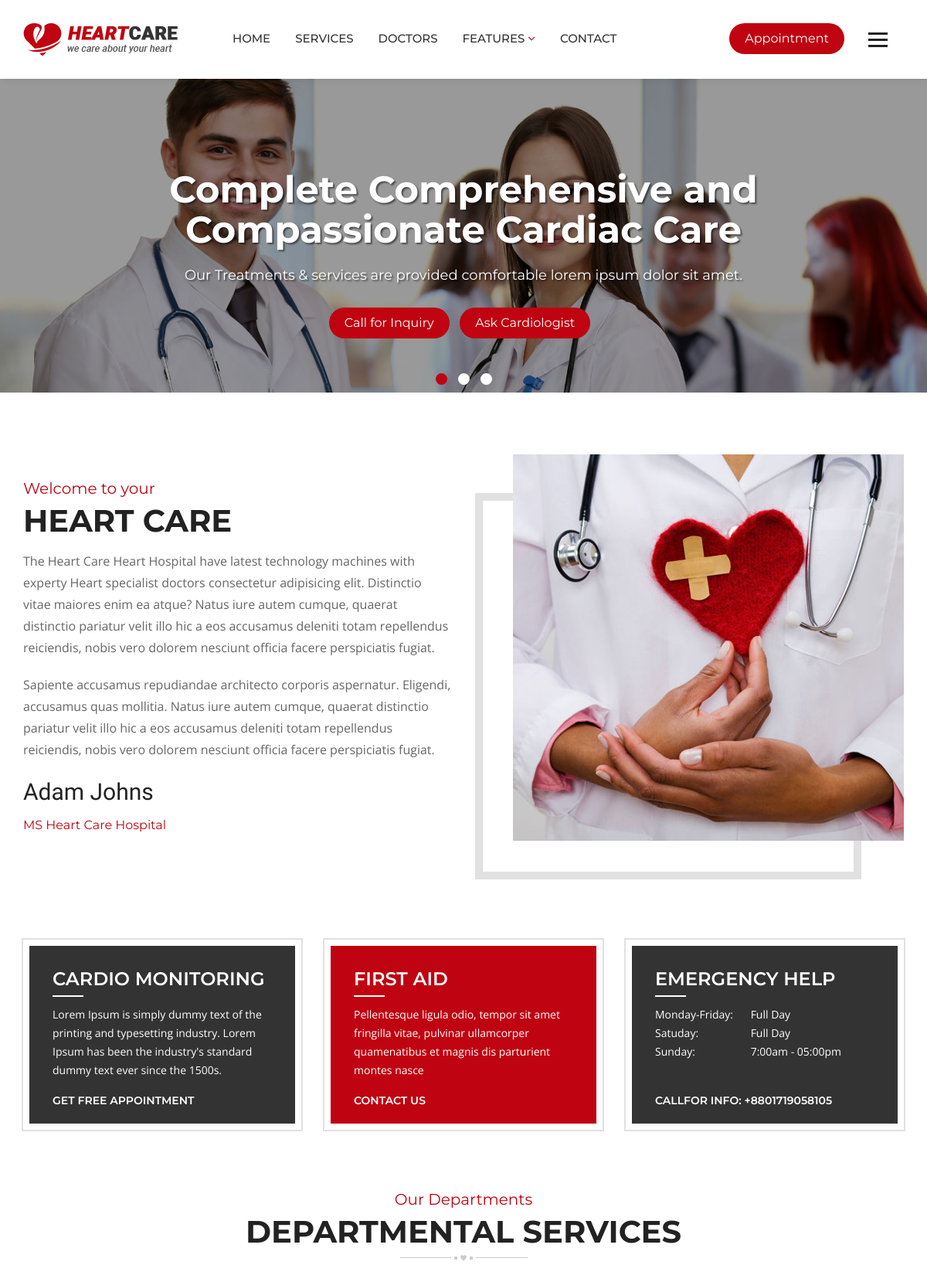
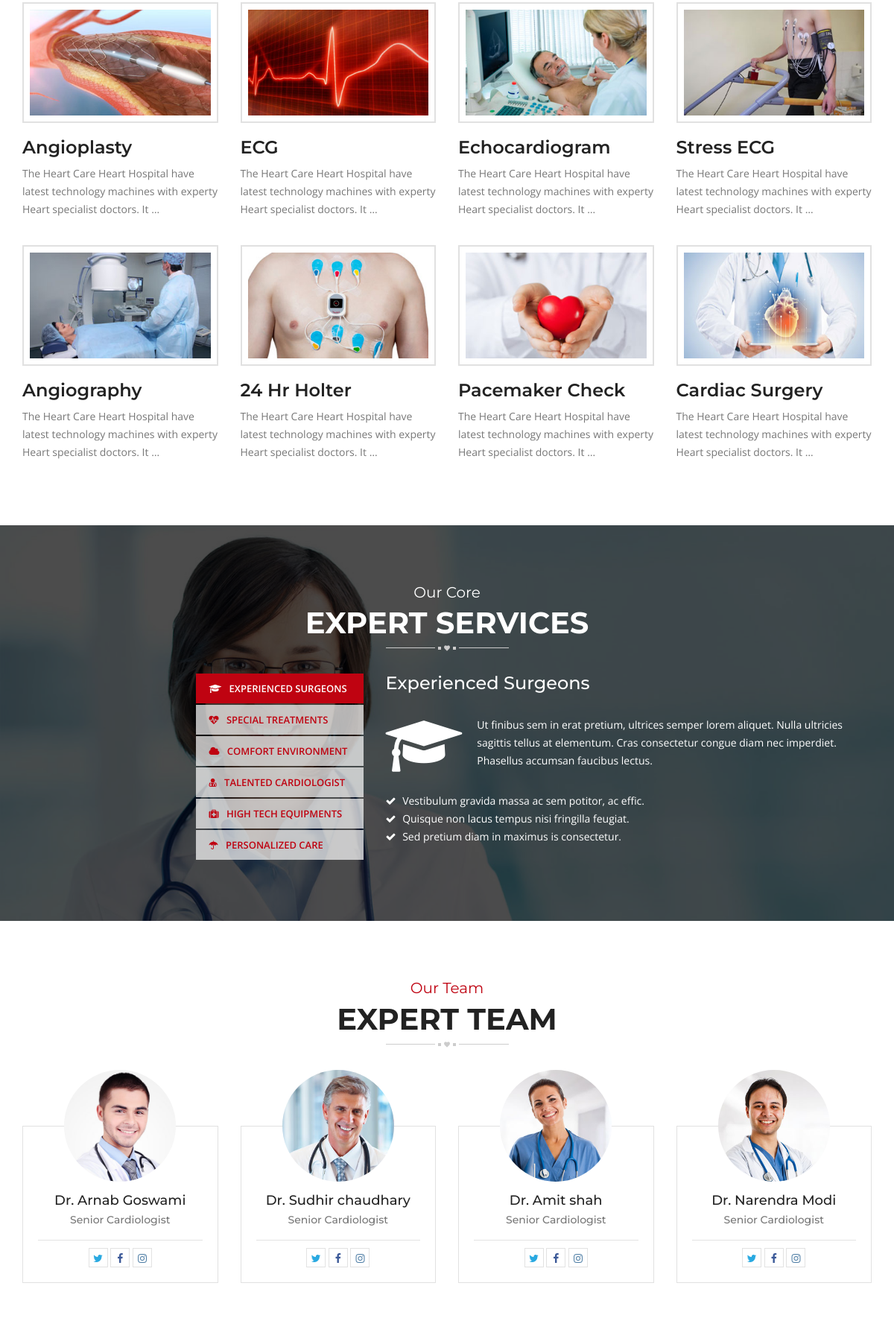
The page / (upper part) on the database its author committed (2 pictures, top to bottom).
### hospital/models.py (models this page shows, shortened)
class Slider(models.Model):
    caption = models.CharField(max_length=150)
    slogan = models.CharField(max_length=120)
    image = models.ImageField(upload_to='sliders/')
    class Meta:
        verbose_name_plural = 'Slider'

class Service(models.Model):
    title = models.CharField(max_length=120)
    description = models.TextField()
    items = models.ManyToManyField(to='Item',)
    thumbnail = models.ImageField(upload_to='services/')
    cover = models.ImageField(upload_to='services/')
    image1 = models.ImageField(upload_to='services/', blank=True, null=True)
    image2 = models.ImageField(upload_to='services/', blank=True, null=True)

class Doctor(models.Model):
    name = models.CharField(max_length=120)
    speciality = models.CharField(max_length=120)
    picture = models.ImageField(upload_to="doctors/")
    details = models.TextField()
    experience = models.TextField()
    expertize = models.ManyToManyField(to='Expertize', related_name='doctors')
    twitter = models.CharField(max_length=120, blank=True, null=True)
    facebook = models.CharField(max_length=120, blank=True, null=True)
    instagram = models.CharField(max_length=120, blank=True, null=True)

### hospital/views.py (the view)
# urls.py: path('', views.HomeView.as_view(), name='index'),
class HomeView(ListView):
    template_name = 'hospital/index.html'
    queryset = Service.objects.all()
    context_object_name = 'services'
    def get_context_data(self, **kwargs):
        context = super().get_context_data()
        context['sliders'] = Slider.objects.all()
        context['experts'] = Doctor.objects.all()
        return context

### hospital/context_processors.py (called while the page is built)
def footer_content(request):
    services = Service.objects.all()
    doctors = Doctor.objects.all()
    context = {
        'services': services,
        'doctors': doctors
    }
    return context

### templates/hospital/index.html (shortened to what this page needs)
{% extends 'base.html' %}
{% load static %}
{% block maincontent %}
<div class="main-content">
  <section class="welcome-section">
    <div class="container">
      <div class="row">
        <div class="welcome-box">
          <div class="col-md-6 col-sm-6">
            <div class="welcome-text">
              <div class="sectio-title-2"> <strong>Welcome to your</strong>
                <h2>Heart Care</h2>
              </div>
              <p> The Heart Care Heart Hospital have latest technology machines with experty Heart specialist
                doctors consectetur adipisicing elit. Distinctio vitae maiores enim ea atque? Natus iure autem
                cumque, quaerat distinctio pariatur velit illo hic a eos accusamus deleniti totam repellendus
                reiciendis, nobis vero dolorem nesciunt officia facere perspiciatis fugiat.</p>
              <p>Sapiente accusamus repudiandae architecto corporis aspernatur. Eligendi, accusamus quas mollitia.
                Natus iure autem cumque, quaerat distinctio pariatur velit illo hic a eos accusamus deleniti totam
                repellendus reiciendis, nobis vero dolorem nesciunt officia facere perspiciatis fugiat.</p>
              <strong class="signature">Adam Johns</strong>
              <h6 class="designation">MS Heart Care Hospital</h6>
            </div>
          </div>
          <div class="col-md-6 col-sm-6">
            <div class="welcome-img"> <img src="{% static 'heartcare/images/welcome.jpg' %}" alt=""> </div>
          </div>
        </div>
      </div>
    </div>
  </section>
  <section class="home-features">
    <div class="container">
      <div class="row">
        <div class="col-md-4 col-sm-4">
          <div class="features-box">
            <h3>Cardio Monitoring</h3>
            <p>Lorem Ipsum is simply dummy text of the printing and typesetting industry. Lorem Ipsum has been the
              industry's standard dummy text ever since the 1500s.</p>
            <a href="appointment.html">Get Free Appointment</a>
          </div>
        </div>
        <div class="col-md-4 col-sm-4">
          <div class="features-box selected">
            <h3>First Aid</h3>
            <p>Pellentesque ligula odio, tempor sit amet fringilla vitae, pulvinar ullamcorper quamenatibus et
              magnis dis parturient montes nasce</p>
            <a href="contact-2.html">Contact Us</a>
          </div>
        </div>
        <div class="col-md-4 col-sm-4">
          <div class="features-box">
            <h3>Emergency Help</h3>
            <p><span>Monday-Friday:</span> Full Day<br>
              <span>Satuday:</span> Full Day<br>
              <span>Sunday:</span> 7:00am - 05:00pm<br>
            </p>
            <a href="#">Callfor Info: +8801719058105</a>
          </div>
        </div>
      </div>
    </div>
  </section>
  <section class="home-services">
    <div class="container">
      <div class="row">
        <div class="col-md-12">
          <div class="section-title-3"> <strong>Our Departments</strong>
            <h2>Departmental Services</h2>
          </div>
        </div>
        <div class="col-md-12">
          <div class="service-style-1">
            <div class="row">
              {% for service in services %}
              <div class="col-md-3 col-sm-3">
                <div class="service-box">
                  <div class="ser-thumb">  <img src="{{ service.thumbnail.url }}"
                      alt="">
                  </div>
                  <div class="ser-content">
                    <h3><a href="{% url 'service_details' service.id %}">{{ service.title }}</a></h3>
                    <p>{{ service.description|truncatewords:15 }}</p>
                  </div>
                </div>
              </div>
              {% endfor %}
            </div>
          </div>
        </div>
      </div>
    </div>
  </section>
  <section class="heart-care-services">
    <div class="container">
      <div class="row">
        <div class="col-md-12">
          <div class="section-title-3 white"> <strong>Our Core</strong>
            <h2>Expert Services</h2>
          </div>
        </div>
        <div class="col-md-5 col-sm-5">
          <ul class="nav nav-tabs" role="tablist">
            <li role="presentation" class="active"><a href="#service-1" aria-controls="service-1" role="tab"
                data-toggle="tab"> <i class="fa fa-graduation-cap"></i> Experienced Surgeons</a></li>
            <li role="presentation"><a href="#service-2" aria-controls="service-2" role="tab" data-toggle="tab"> <i
                  class="fa fa-heartbeat"></i> Special Treatments</a></li>
            <li role="presentation"><a href="#service-3" aria-controls="service-3" role="tab" data-toggle="tab"> <i
                  class="fa fa-cloud"></i> Comfort Environment</a></li>
            <li role="presentation"><a href="#service-4" aria-controls="service-4" role="tab" data-toggle="tab"> <i
                  class="fa fa-user-md"></i> Talented Cardiologist</a></li>
            <li role="presentation"><a href="#service-5" aria-controls="service-5" role="tab" data-toggle="tab"> <i
                  class="fa fa-medkit"></i> High Tech Equipments</a></li>
            <li role="presentation"><a href="#service-6" aria-controls="service-6" role="tab" data-toggle="tab"> <i
                  class="fa fa-umbrella"></i> Personalized Care</a></li>
          </ul>
        </div>
        <div class="col-md-7 col-sm-7">
          <div class="tab-content">
            <div role="tabpanel" class="tab-pane active" id="service-1">
              <div class="ser-tab-text">
                <h3>Experienced Surgeons</h3>
                <p> <i class="fa fa-graduation-cap"></i> Ut finibus sem in erat pretium, ultrices semper lorem
                  aliquet. Nulla ultricies sagittis tellus at elementum. Cras consectetur congue diam nec imperdiet.
                  Phasellus accumsan faucibus lectus. </p>
                <ul>
                  <li><i class="fa fa-check"></i> Vestibulum gravida massa ac sem potitor, ac effic.</li>
                  <li><i class="fa fa-check"></i> Quisque non lacus tempus nisi fringilla feugiat.</li>
                  <li><i class="fa fa-check"></i> Sed pretium diam in maximus is consectetur.</li>
                </ul>
              </div>
            </div>
          </div>
        </div>
      </div>
    </div>
  </section>
  <section class="team">
    <div class="container">
      <div class="row">
        <div class="section-title-3"> <strong>Our Team</strong>
          <h2>Expert Team</h2>
        </div>
      </div>
      <div class="row">
        {% for doctor in experts|slice:':4' %}
        <div class="col-md-3 col-sm-6">
          <div class="team-box mb50">
            <div class="team-thumb">  <img src="{{ doctor.picture.url }}" alt=""></div>
            <div class="team-text">
              <h5><a href="{% url 'doctor_details' doctor.id %}">{{ doctor.name }}</a></h5>
              <strong>{{ doctor.speciality }}</strong>
              <ul class="team-social">
                {% if doctor.twitter %}
                <li><a class="tw" href="{{ doctor.twitter }}"><i class="fa fa-twitter" aria-hidden="true"></i></a></li>
                {% endif %}
                {% if doctor.facebook %}
                <li><a class="fb" href="{{ doctor.facebook }}"><i class="fa fa-facebook" aria-hidden="true"></i></a>
                </li>
                {% endif %}
                {% if doctor.instagram %}
                <li><a class="insta" href="{{ doctor.instagram }}"><i class="fa fa-instagram"
                      aria-hidden="true"></i></a></li>
                {% endif %}
              </ul>
            </div>
          </div>
        </div>
        {% endfor %}
      </div>
    </div>
  </section>
</div>
{% endblock maincontent %}

### templates/partials/_slider.html
{% load static %}
<div class="main-slider">
    <div id="main-slider" class="owl-carousel owl-theme">
      {% for slider in sliders %}
      <div class="item">
          <div class="slide-caption slide-2">
            <div class="container">
              <h1>{{ slider.caption }}</h1>
              <p>{{ slider.slogan }}</p>
              <a class="btn-1" href="#">Call for Inquiry</a> <a class="btn-1" href="#">Ask Cardiologist</a>
            </div>
          </div>
          <span class="simg"><img src="{{ slider.image.url }}" alt=""></span>
        </div>
      {% endfor %}
    </div>
  </div>

### heartcare/static/heartcare/css/color.css (style rules this page uses)
.site-header .navbar-default .navbar-nav > li > a:hover, .site-header .navbar-default .navbar-nav > .active > a, .site-header .navbar-default .navbar-nav > .active > a:focus, .site-header .navbar-default .navbar-nav > .active > a:hover, .site-header .navbar-default .navbar-nav > .open > a, .site-header .navbar-default .navbar-nav > .open > a:focus, .site-header .navbar-default .navbar-nav > .open > a:hover, .main-slider .owl-theme .owl-dots .owl-dot.active span, .main-slider .owl-theme .owl-dots .owl-dot:hover span, .site-header .navbar-nav > li > a.appoint, .site-header .navbar-nav > li > a.nav-search, .btn-1, .site-header .dropdown-menu > li > a:after, .app-form input[type="submit"], .header-style-two .nav-area, .learn-more, .play:hover, .cp-tabs .nav-tabs > li.active > a, .cp-tabs .nav-tabs > li.active > a:focus, .cp-tabs .nav-tabs > li.active > a:hover, .site-header .head-search .btn.btn-default, .main-slider .owl-theme .owl-dots .owl-dot.active span, .main-slider .owl-theme .owl-dots .owl-dot:hover span, .service-box-2:after, .Heart-box:hover .v-icon, .Heart-box:hover .v-text, .post-date, .team-two .team-social li a, .team-two .team-box .team-text:after, .book-appointment-widget a, .cp-pagination .pagination > li > a:hover, .cp-pagination .pagination > li > span:hover, .book-app, .submit-btn, .news-thumb .date, .newsletter-form button, .news-detail blockquote, .comment-form input[type="submit"], .pro-hover a, .review-form input[type="submit"], .related-products .owl-dots .owl-dot.active span, .related-products .owl-dots .owl-dot:hover span, .heart-care-services .nav-tabs>li.active>a, .heart-care-services .nav-tabs>li.active>a:focus, .heart-care-services .nav-tabs>li.active>a:hover, .heart-care-services .nav-tabs>li>a:hover, .services-nav h3, .site-header .dropdown-menu > li > a:hover, .features-box:hover, .features-box.selected, .footer .widget .rm, .home-testimonials .owl-theme .owl-dots .owl-dot.active span, .home-testimonials .owl-theme .owl-dots .owl-dot:hover span { background: #bf0311; }
.top-bar li .fa, .top-social a:hover, .view, .services-list .service h3 a:hover, .service-style-1 .service-box .ser-content h3 a:hover, .faqs .panel-default > .panel-heading h4 a, .faqs .panel-default > .panel-heading a::after, .team-text h5 a:hover, .section-title-3 strong, .post-text > h5 a:hover, .read-more:hover, .widget address .icon, .footer .widget a:hover, .footer-cr p strong, .footer-social a:hover, .post-meta li, .post-meta li:after, .post-meta li a, .header-service-area .icon, .header-service-area strong, .section-title-1 strong, .section-title-1 h2, .sectio-title-2 strong, .welcome-text .designation, .Heart-box .v-icon, .phone-icon, .services-nav .side-nav li:hover a, .services-nav .side-nav li.active a, .gallery-thumb .hover-info a, .archives li:before, .search-form button, .date-time, .right-404 strong, .prices, .review .fa, .login-social li, .login-social li a, .heart-care-services .nav-tabs>li>a { color: #bf0311; }

### rows shown on the page
Slider: caption "Complete Comprehensive and Compassionate Cardiac Care", slogan "Our Treatments & services are provided comfortable lorem ipsum dolor sit amet.", image (picture)
Service: thumbnail (picture), title "Angioplasty", description "The Heart Care Heart Hospital have latest technology machines with experty Heart specialist doctors. It …"
Service: thumbnail (picture), title "ECG", description "The Heart Care Heart Hospital have latest technology machines with experty Heart specialist doctors. It …"
Service: thumbnail (picture), title "Echocardiogram", description "The Heart Care Heart Hospital have latest technology machines with experty Heart specialist doctors. It …"
Service: thumbnail (picture), title "Stress ECG", description "The Heart Care Heart Hospital have latest technology machines with experty Heart specialist doctors. It …"
Service: thumbnail (picture), title "Angiography", description "The Heart Care Heart Hospital have latest technology machines with experty Heart specialist doctors. It …"
Service: thumbnail (picture), title "24 Hr Holter", description "The Heart Care Heart Hospital have latest technology machines with experty Heart specialist doctors. It …"
Service: thumbnail (picture), title "Pacemaker Check", description "The Heart Care Heart Hospital have latest technology machines with experty Heart specialist doctors. It …"
Service: thumbnail (picture), title "Cardiac Surgery", description "The Heart Care Heart Hospital have latest technology machines with experty Heart specialist doctors. It …"
Doctor: picture (picture), name "Dr. Arnab Goswami", speciality "Senior Cardiologist"
Doctor: picture (picture), name "Dr. Sudhir chaudhary", speciality "Senior Cardiologist"
Doctor: picture (picture), name "Dr. Amit shah", speciality "Senior Cardiologist"
Doctor: picture (picture), name "Dr. Narendra Modi", speciality "Senior Cardiologist"
